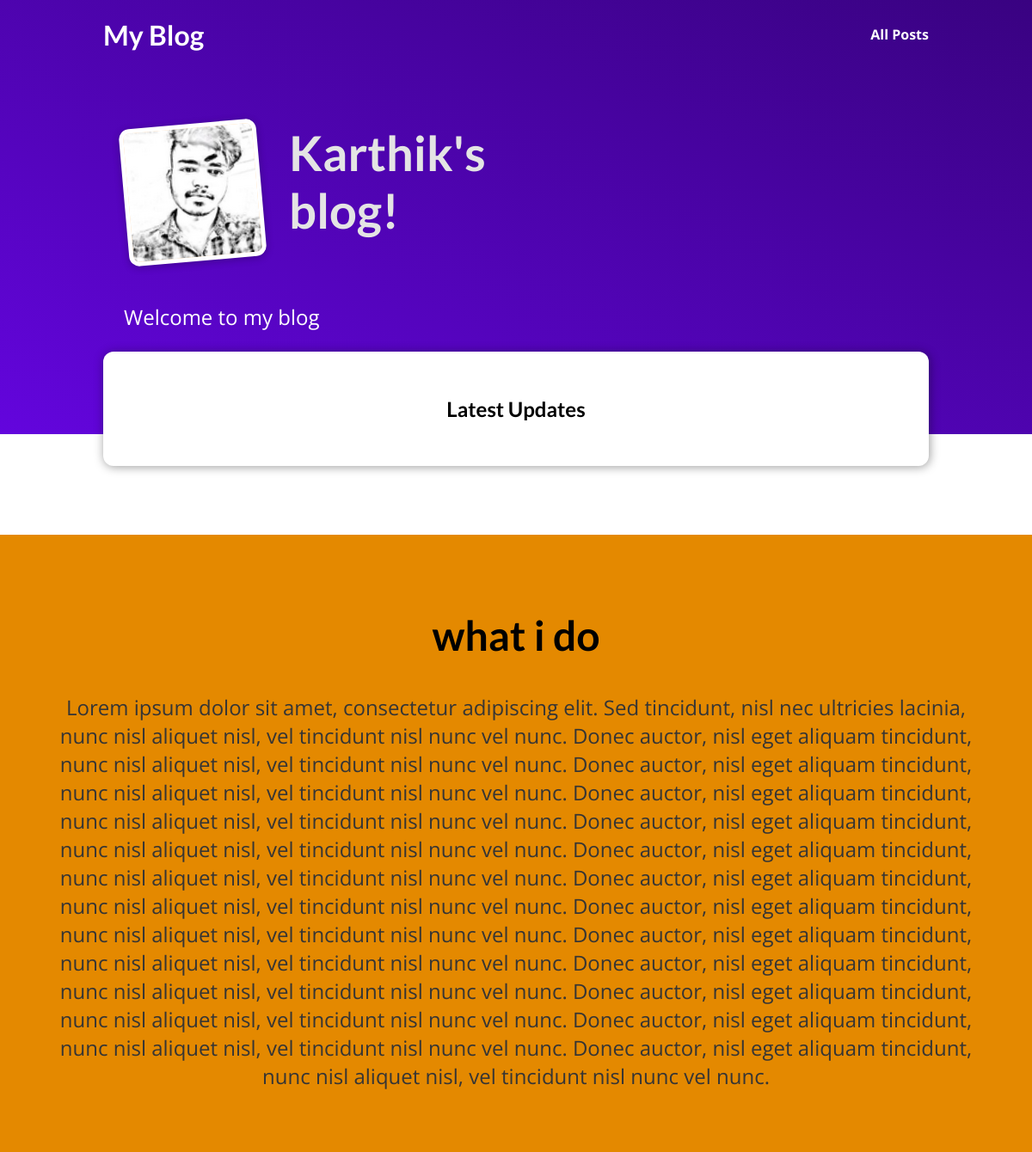
Before: / with the older database file.
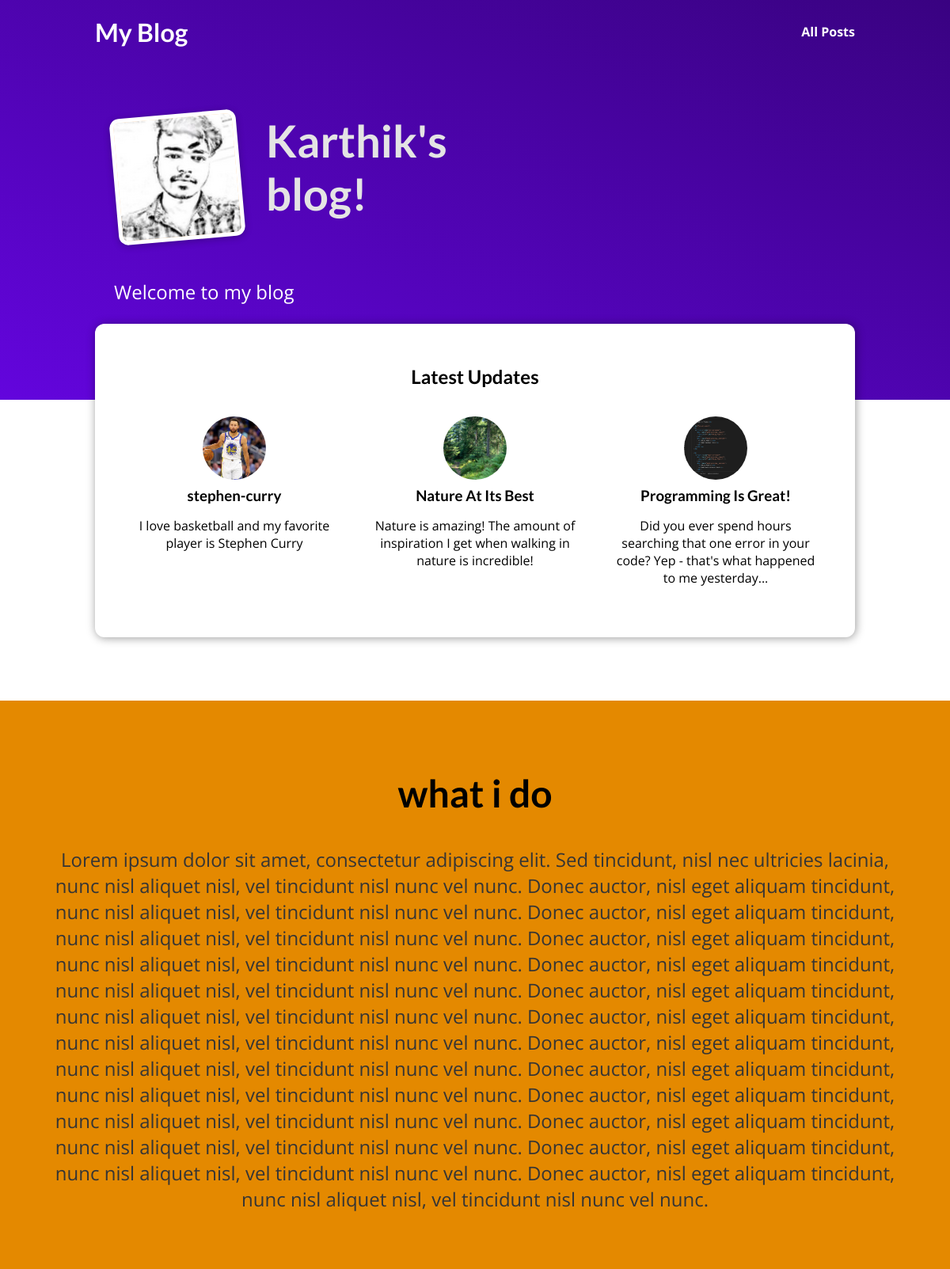
After: the same page with the newer database file.
### blog/models.py (models this page shows, shortened)
class Post(models.Model):
    title = models.CharField(max_length=100, null=False)
    author=models.ForeignKey(Author, on_delete=models.SET_NULL,related_name='post', null=True)
    tags=models.ManyToManyField(Tag, related_name='post')
    excerpt=models.TextField()
    image_name=models.CharField(max_length=100, null=True, blank=True)
    date = models.DateTimeField(auto_now=True)
    content=models.TextField()
    slug=models.SlugField(max_length=100,unique=True,blank=True,db_index=True)

### blog/views.py (the view)
# urls.py: path("", views.few_posts, name="few_posts"),
def few_posts(request):
    latest_posts = sorted(posts, key=lambda t: t.date, reverse=True)[:3]
    return render(request, "blog/index.html", {
        "posts": latest_posts
    })

### blog/templates/blog/index.html (shortened to what this page needs)
{% extends 'base.html' %}
{% load static %}
{% block css_files %}
<link rel="stylesheet" href="{% static "blog/post.css" %}" />
<link rel="stylesheet" href="{% static "blog/index.css" %}" />
{% endblock %}
{% block content %}
<section id="welcome">
  <header>
    <img src="{% static 'blog/images/me.png' %}" />
    <h2>Karthik's blog!</h2>
  </header>
  <p>Welcome to my blog</p>
</section>
<section id="latest-posts">
  <h2>Latest Updates</h2>
  <ul>
    {% for post in posts %}
    {% include "blog/includes/post.html"   with title="" %}
    {% endfor %}
  </ul>
</section>
<section id="about">
  <h2>what i do</h2>
  <p>Lorem ipsum dolor sit amet, consectetur adipiscing elit. Sed
    tincidunt, nisl nec ultricies lacinia, nunc nisl aliquet nisl, vel
    tincidunt nisl nunc vel nunc. Donec auctor, nisl eget aliquam
    tincidunt, nunc nisl aliquet nisl, vel tincidunt nisl nunc vel nunc.
    Donec auctor, nisl eget aliquam tincidunt, nunc nisl aliquet nisl, vel
    tincidunt nisl nunc vel nunc. Donec auctor, nisl eget aliquam
    tincidunt, nunc nisl aliquet nisl, vel tincidunt nisl nunc vel nunc.
    Donec auctor, nisl eget aliquam tincidunt, nunc nisl aliquet nisl, vel
    tincidunt nisl nunc vel nunc. Donec auctor, nisl eget aliquam
    tincidunt, nunc nisl aliquet nisl, vel tincidunt nisl nunc vel nunc.
    Donec auctor, nisl eget aliquam tincidunt, nunc nisl aliquet nisl, vel
    tincidunt nisl nunc vel nunc. Donec auctor, nisl eget aliquam
    tincidunt, nunc nisl aliquet nisl, vel tincidunt nisl nunc vel nunc.
    Donec auctor, nisl eget aliquam tincidunt, nunc nisl aliquet nisl, vel
    tincidunt nisl nunc vel nunc. Donec auctor, nisl eget aliquam
    tincidunt, nunc nisl aliquet nisl, vel tincidunt nisl nunc vel nunc.
    Donec auctor, nisl eget aliquam tincidunt, nunc nisl aliquet nisl, vel
    tincidunt nisl nunc vel nunc. Donec auctor, nisl eget aliquam
    tincidunt, nunc nisl aliquet nisl, vel tincidunt nisl nunc vel nunc.
    Donec auctor, nisl eget aliquam tincidunt, nunc nisl aliquet nisl, vel
    tincidunt nisl nunc vel
    nunc.</p>
</section>
{% endblock %}

### blog/templates/blog/includes/post.html
{% load static %}
<li>
  <article class="post">
    <a href="{% url "post_detail" post.slug %}">
      <img src="{% static 'blog/images/'|add:post.image_name %}" alt="{{post.title}}" />
      <div class="post__content">
        <h3>{{ post.title }}</h3>
        <p>
            {{ post.excerpt }}
        </p>
      </div>
    </a>
  </article>
</li>

Changed rows visible on the page:
added Post: image_name (picture), title "stephen-curry", excerpt "I love basketball and my favorite player is Stephen Curry"
added Post: image_name (picture), title "Nature At Its Best", excerpt "Nature is amazing! The amount of inspiration I get when walking in nature is incredible!"
added Post: image_name (picture), title "Programming Is Great!", excerpt "Did you ever spend hours searching that one error in your code? Yep - that's what happened to me yesterday..."
